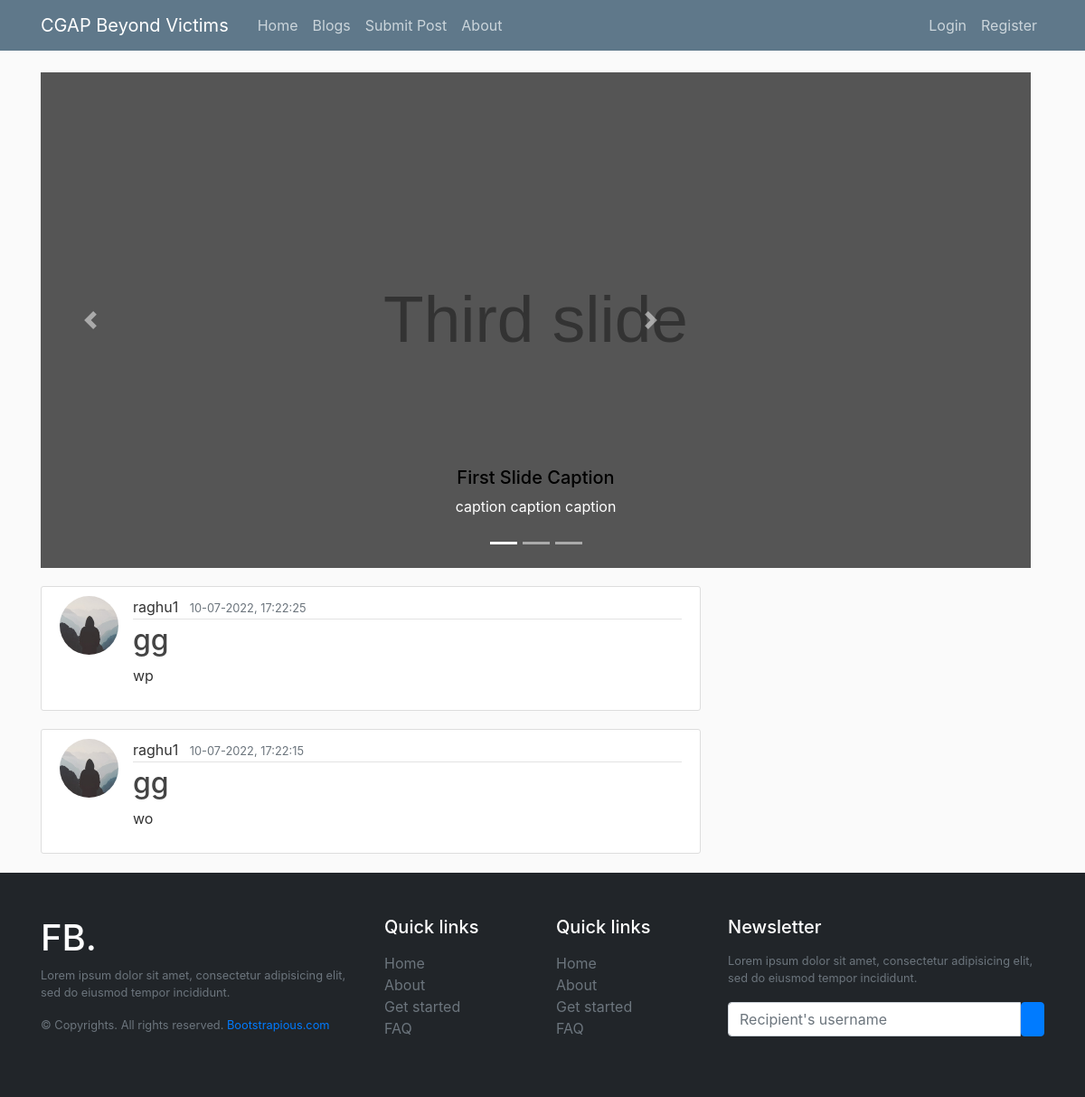
Page /home on the earlier database version.
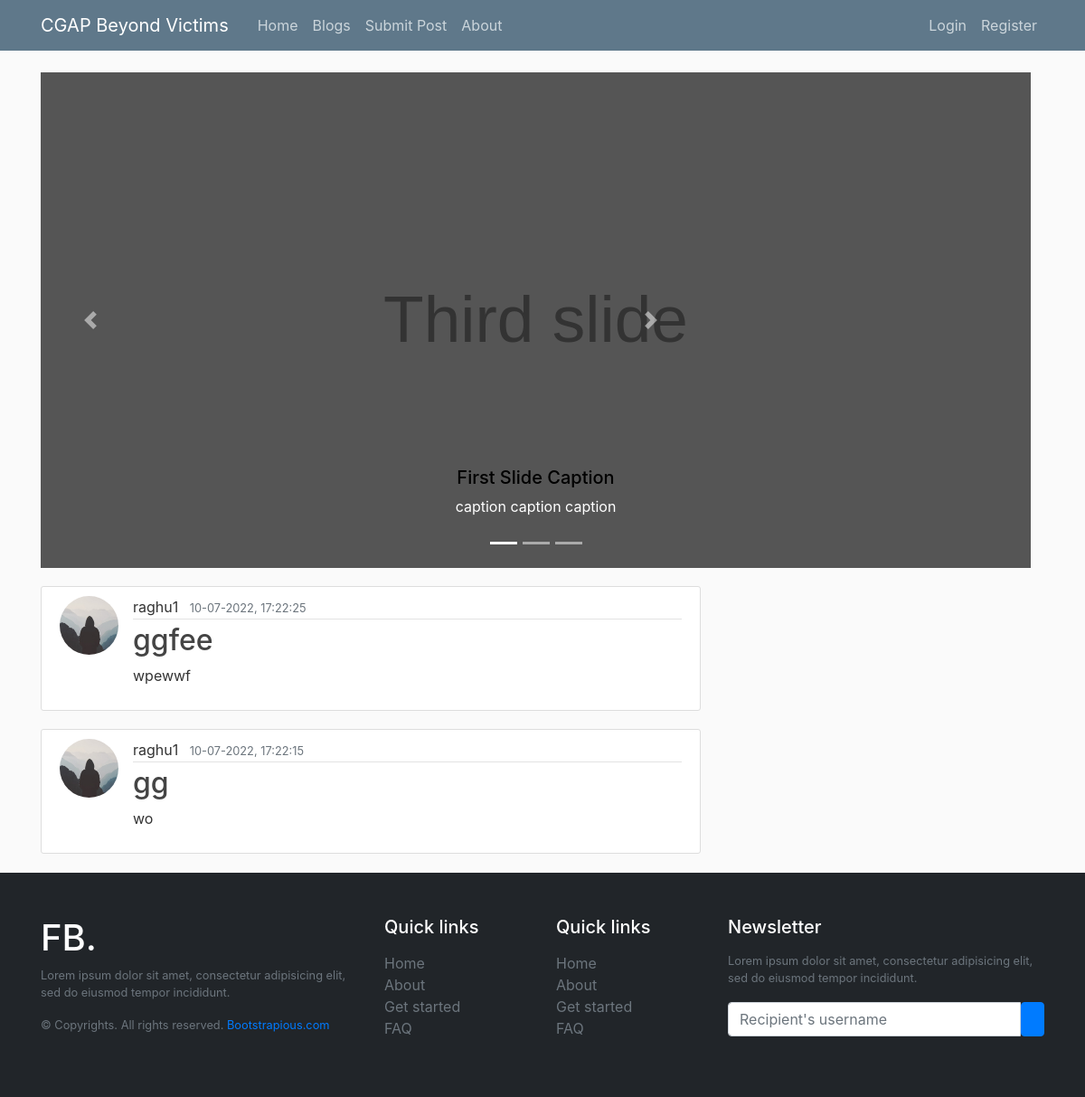
Same page on the later database version.
### cgap/models.py (models this page shows, shortened)
class Post(db.Model):
    id = db.Column(db.Integer, primary_key=True)
    title = db.Column(db.String(100), nullable=False)
    date_posted = db.Column(db.DateTime, nullable=False, default=datetime.utcnow)
    image_file = db.Column(db.String(20), nullable=False, default="default.jpg")
    content = db.Column(db.Text, nullable=False)
    user_id = db.Column(db.Integer, db.ForeignKey("user.id"), nullable=False)

class User(db.Model, UserMixin):
    id = db.Column(db.Integer, primary_key=True)
    username = db.Column(db.String(20), unique=True, nullable=False)
    email = db.Column(db.String(120), unique=True, nullable=False)
    image_file = db.Column(db.String(20), nullable=False, default="default.jpg")
    password = db.Column(db.String(60), nullable=False)
    posts = db.relationship("Post", backref="author", lazy=True)

### cgap/routes.py (the view)
@app.route("/")
@app.route("/home")
def home():
    posts = Post.query.order_by(Post.date_posted.desc())
    return render_template("home.html", posts=posts)

### cgap/templates/home.html (shortened to what this page needs)
{% extends "layout.html" %}
{% block content %}
<div id="carouselExampleIndicators" class="carousel slide" data-ride="carousel">
  <ol class="carousel-indicators">
    <li data-target="#carouselExampleIndicators" data-slide-to="0" class="active"></li>
    <li data-target="#carouselExampleIndicators" data-slide-to="1"></li>
    <li data-target="#carouselExampleIndicators" data-slide-to="2"></li>
  </ol>
  <div class="carousel-inner">
    <div class="carousel-item active">
      <img class="d-block w-100" alt="First slide">
      <div class="carousel-caption d-none d-md-block">
          <h5>First Slide Caption</h5>
          <p>caption caption caption</p>
      </div>
    </div>
  </div>
  <a class="carousel-control-prev" href="#carouselExampleIndicators" role="button" data-slide="prev">
    <span class="carousel-control-prev-icon" aria-hidden="true"></span>
  </a>
  <a class="carousel-control-next" href="#carouselExampleIndicators" role="button" data-slide="next">
    <span class="carousel-control-next-icon" aria-hidden="true"></span>
  </a>
</div>
<div>
{% for post in posts %}
  {% if loop.index<=5 %}
    <article class="media content-section">
      <img
        class="rounded-circle article-img"
        src="{{ url_for('static', filename='profile_pics/' + post.author.image_file) }}"
      />
      <div class="media-body">
        <div class="article-metadata">
          <a
            class="mr-2"
            href="{{ url_for('user_posts', username=post.author.username) }}"
            >{{ post.author.username }}</a
          >
          <small class="text-muted"
            >{{ post.date_posted.strftime('%d-%m-%Y, %H:%M:%S') }}</small
          >
        </div>
        <h2>
          <a class="article-title" href="{{ url_for('post', post_id=post.id) }}"
            >{{ post.title }}</a
          >
        </h2>
          <p class="article-content">{{ post.content|truncate(60, True, '...') }}</p>
      </div>
    </article>
  {% endif %}
{% endfor %}
</div>
{% endblock content %}

### cgap/templates/layout.html (shortened to what this page needs)
<!DOCTYPE html>
<html>
  <head>
    <link
      rel="stylesheet"
      href="https://maxcdn.bootstrapcdn.com/bootstrap/4.0.0/css/bootstrap.min.css"
    />
    <link
      rel="stylesheet"
      type="text/css"
      href="{{ url_for('static', filename='main.css') }}"
    />
  </head>
  <body>
    <header class="site-header">
      <nav class="navbar navbar-expand-md navbar-dark bg-steel fixed-top">
        <div class="container">
          <a class="navbar-brand mr-4" href="/">CGAP Beyond Victims</a>
          <div class="collapse navbar-collapse" id="navbarToggle">
            <div class="navbar-nav mr-auto">
              <a class="nav-item nav-link" href="{{ url_for('home') }}">Home</a>
              <a class="nav-item nav-link" href="{{ url_for('blogs') }}"
                >Blogs</a
              >
              {% if current_user.is_authenticated %}
              <a class="nav-item nav-link" href="{{ url_for('submissions') }}"
                >Submissions</a
              >
              {% else %}
              <a class="nav-item nav-link" href="{{ url_for('submit_post') }}"
                >Submit Post</a
              >
              {% endif %}
              <a class="nav-item nav-link" href="{{ url_for('about') }}"
                >About</a
              >
            </div>
            <div class="navbar-nav">
              {% if current_user.is_authenticated %}
              <a class="nav-item nav-link" href="{{ url_for('new_post') }}"
                >New Post</a
              >
              <a class="nav-item nav-link" href="{{ url_for('account') }}"
                >Account</a
              >
              <a class="nav-item nav-link" href="{{ url_for('logout') }}"
                >Logout</a
              >
              {% else %}
              <a class="nav-item nav-link" href="{{ url_for('login') }}"
                >Login</a
              >
              <a class="nav-item nav-link" href="{{ url_for('register') }}"
                >Register</a
              >
              {% endif %}
            </div>
          </div>
        </div>
      </nav>
    </header>
    <main role="main" class="container">
      <div class="row">
        <div class="col-md-8">
           {% block content %}{%
          endblock%}
        </div>
        <div class="col-md-4"></div>
      </div>
    </main>
    <div class="d-flex flex-column h-100">
      <footer class="w-100 py-4 flex-shrink-0">
        <div class="container py-4">
          <div class="row gy-4 gx-5">
            <div class="col-lg-4 col-md-6">
              <h5 class="h1 text-white">FB.</h5>
              <p class="small text-muted">
                Lorem ipsum dolor sit amet, consectetur adipisicing elit, sed do
                eiusmod tempor incididunt.
              </p>
              <p class="small text-muted mb-0">
                &copy; Copyrights. All rights reserved.
                <a class="text-primary" href="#">Bootstrapious.com</a>
              </p>
            </div>
            <div class="col-lg-2 col-md-6">
              <h5 class="text-white mb-3">Quick links</h5>
              <ul class="list-unstyled text-muted">
                <li><a href="#">Home</a></li>
                <li><a href="#">About</a></li>
                <li><a href="#">Get started</a></li>
                <li><a href="#">FAQ</a></li>
              </ul>
            </div>
            <div class="col-lg-2 col-md-6">
              <h5 class="text-white mb-3">Quick links</h5>
              <ul class="list-unstyled text-muted">
                <li><a href="#">Home</a></li>
                <li><a href="#">About</a></li>
                <li><a href="#">Get started</a></li>
                <li><a href="#">FAQ</a></li>
              </ul>
            </div>
            <div class="col-lg-4 col-md-6">
              <h5 class="text-white mb-3">Newsletter</h5>
              <p class="small text-muted">
                Lorem ipsum dolor sit amet, consectetur adipisicing elit, sed do
                eiusmod tempor incididunt.
              </p>
              <form action="#">
                <div class="input-group mb-3">
                  <input
                    class="form-control"
                    type="text"
                    placeholder="Recipient's username"
                    aria-label="Recipient's username"
                    aria-describedby="button-addon2"
                  />
                  <button
                    class="btn btn-primary"
                    id="button-addon2"
                    type="button"
                  >
                  </button>
                </div>
              </form>
            </div>
          </div>
        </div>
      </footer>
    </div>
  </body>
</html>

### cgap/static/main.css (style rules this page uses)
body { background: #fafafa; color: #333333; margin-top: 5rem; }
h1, h2, h3, h4, h5, h6 { color: black; }
.bg-steel { background-color: #5f788a; }
.site-header .navbar-nav .nav-link { color: #cbd5db; }
.content-section { background: #ffffff; padding: 10px 20px; border: 1px solid #dddddd; border-radius: 3px; margin-bottom: 20px; }
.article-title { color: #444444; }
.article-content { white-space: pre-line; }
.article-img { height: 65px; width: 65px; margin-right: 16px; }
.article-metadata { padding-bottom: 1px; margin-bottom: 4px; border-bottom: 1px solid #e3e3e3; }
.carousel-inner { width: 150%; margin-bottom: 20px; }
.carousel-indicators { width: 120%; }
a { color: inherit; text-decoration: none; transition: all 0.3s; }
footer { background: #212529; }

Differences in the rows shown:
changed Post: title "gg" → "ggfee"; content "wp" → "wpewwf"
